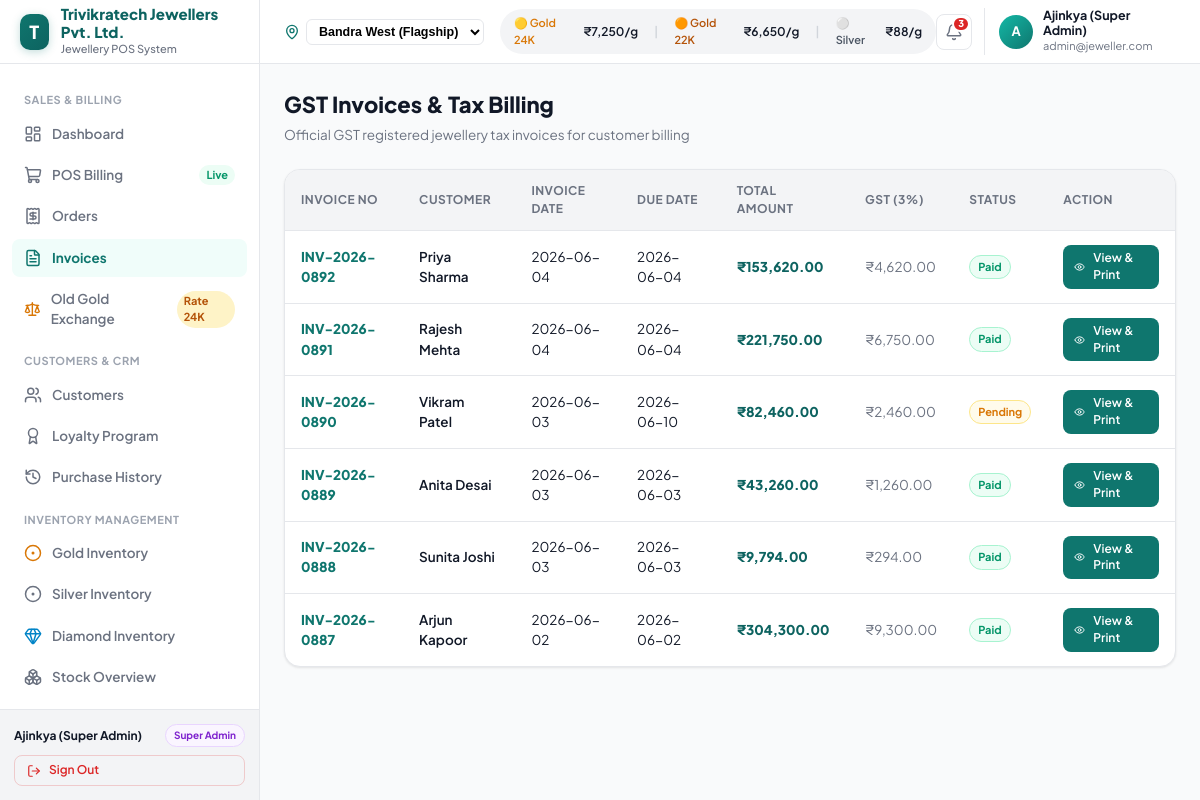
Screenshot of /invoices.php (signed in) with the database file from the repository.
### tables this page shows
CREATE TABLE `invoices` (
  `id` INT AUTO_INCREMENT PRIMARY KEY,
  `invoice_no` VARCHAR(50) NOT NULL UNIQUE,
  `order_id` INT DEFAULT NULL,
  `customer_id` INT DEFAULT NULL,
  `customer_name` VARCHAR(150) NOT NULL,
  `amount` DECIMAL(12,2) NOT NULL,
  `gst` DECIMAL(12,2) NOT NULL,
  `payment_method` VARCHAR(50) DEFAULT 'Cash',
  `status` ENUM('Paid', 'Pending', 'Cancelled') NOT NULL DEFAULT 'Paid',
  `invoice_date` DATE NOT NULL,
  `due_date` DATE NOT NULL,
  `created_at` TIMESTAMP DEFAULT CURRENT_TIMESTAMP,
  FOREIGN KEY (`order_id`) REFERENCES `orders`(`id`) ON DELETE SET NULL,
  FOREIGN KEY (`customer_id`) REFERENCES `customers`(`id`) ON DELETE SET NULL
);

### config/helpers.php (called while the page is built, shortened)
<?php
function formatFullINR($amount) {
    return '₹' . number_format((float)$amount, 2, '.', ',');
}

### invoices.php (the view, shortened to what this page needs)
<?php
require_once __DIR__ . '/config/helpers.php';
$db = getDBConnection();
$invoices = [];
try {
    $stmt = $db->query("SELECT * FROM invoices ORDER BY invoice_date DESC");
    $invoices = $stmt->fetchAll();
} catch (Exception $e) {}
require_once __DIR__ . '/includes/header.php';
require_once __DIR__ . '/includes/sidebar.php';
require_once __DIR__ . '/includes/topbar.php';
?>
<div style="display: flex; justify-content: space-between; align-items: center; margin-bottom: 24px; flex-wrap: wrap; gap: 12px;">
  <div>
    <h1 style="font-size: 22px; font-weight: 800; color: #111827; margin: 0;">GST Invoices & Tax Billing</h1>
    <p style="font-size: 13.5px; color: #6B7280; margin: 4px 0 0;">Official GST registered jewellery tax invoices for customer billing</p>
  </div>
</div>
<div class="table-container">
  <table class="data-table">
    <thead>
      <tr>
        <th>Invoice No</th>
        <th>Customer</th>
        <th>Invoice Date</th>
        <th>Due Date</th>
        <th>Total Amount</th>
        <th>GST (3%)</th>
        <th>Status</th>
        <th>Action</th>
      </tr>
    </thead>
    <tbody>
      <?php if (empty($invoices)): ?>
        <tr><td colspan="8" style="text-align: center; color: #9CA3AF; padding: 24px;">No invoices found.</td></tr>
      <?php else: ?>
        <?php foreach ($invoices as $inv): ?>
          <tr>
            <td style="font-weight: 800; color: var(--color-primary);"><?= htmlspecialchars($inv['invoice_no']) ?></td>
            <td style="font-weight: 600;"><?= htmlspecialchars($inv['customer_name']) ?></td>
            <td><?= htmlspecialchars($inv['invoice_date']) ?></td>
            <td><?= htmlspecialchars($inv['due_date']) ?></td>
            <td style="font-weight: 800; color: var(--color-primary-dark);"><?= formatFullINR($inv['amount']) ?></td>
            <td style="color: #6B7280;"><?= formatFullINR($inv['gst']) ?></td>
            <td>
              <span class="badge <?= $inv['status'] === 'Paid' ? 'badge-success' : 'badge-warning' ?>">
                <?= htmlspecialchars($inv['status']) ?>
              </span>
            </td>
            <td>
              <a href="view-invoice.php?invoice_no=<?= urlencode($inv['invoice_no']) ?>" class="btn btn-primary btn-sm" style="padding: 4px 10px;">
                <i data-lucide="eye" style="width: 14px; height: 14px;"></i>
                <span>View & Print</span>
              </a>
            </td>
          </tr>
        <?php endforeach; ?>
      <?php endif; ?>
    </tbody>
  </table>
</div>
<?php require_once __DIR__ . '/includes/footer.php'; ?>

### assets/css/style.css (style rules this page uses)
:root { --color-primary: #0F766E; --color-primary-dark: #0d6360; --color-primary-light: #14B8A6; --color-primary-subtle:#F0FDFA; --color-accent: #D4AF37; --color-accent-light: #FDE68A; --color-accent-subtle: #FFFBEB; --color-bg: #F9FAFB; --color-surface: #FFFFFF; --color-surface-2: #F3F4F6; --color-border: #E5E7EB; --color-border-2: #D1D5DB; --color-text-1: #111827; --color-text-2: #6B7280; --color-text-3: #9CA3AF; --color-success: #059669; --color-warning: #D97706; --color-danger: #DC2626; --color-info: #2563EB; --shadow-xs: 0 1px 2px rgba(0,0,0,0.05); --shadow-sm: 0 1px 3px rgba(0,0,0,0.06), 0 1px 2px rgba(0,0,0,0.04); --shadow-md: 0 4px 16px rgba(0,0,0,0.06), 0 1px 4px rgba(0,0,0,0.04); --shadow-lg: 0 8px 32px rgba(0,0,0,0.08), 0 2px 8px rgba(0,0,0,0.04); --shadow-xl: 0 20px 40px rgba(0,0,0,0.12); --radius-sm: 8px; --radius-md: 12px; --radius-lg: 16px; --radius-xl: 20px; --sidebar-width: 260px; --topbar-height: 64px; }
*, *::before, *::after { box-sizing: border-box; margin: 0; padding: 0; }
body { font-family: 'Plus Jakarta Sans', -apple-system, BlinkMacSystemFont, 'Segoe UI', Roboto, sans-serif; background-color: var(--color-bg); color: var(--color-text-1); font-size: 14px; line-height: 1.5; -webkit-font-smoothing: antialiased; }
a { color: inherit; text-decoration: none; }
.btn { display: inline-flex; align-items: center; justify-content: center; gap: 8px; font-family: inherit; font-size: 13.5px; font-weight: 600; border-radius: var(--radius-md); padding: 9px 18px; border: 1px solid transparent; cursor: pointer; transition: all 0.2s ease; line-height: 1.4; }
.btn-primary { background: var(--color-primary); color: #FFFFFF; }
.btn-sm { padding: 6px 12px; font-size: 12px; border-radius: var(--radius-sm); }
.badge { display: inline-flex; align-items: center; gap: 4px; padding: 3px 8px; border-radius: 999px; font-size: 11px; font-weight: 700; }
.badge-success { background: #ECFDF5; color: #059669; border: 1px solid #A7F3D0; }
.badge-warning { background: #FFFBEB; color: #D97706; border: 1px solid #FDE68A; }
.table-container { overflow-x: auto; background: #FFFFFF; border: 1px solid var(--color-border); border-radius: var(--radius-lg); box-shadow: var(--shadow-sm); }
.data-table { width: 100%; border-collapse: collapse; text-align: left; font-size: 13.5px; }
.data-table th { background: var(--color-surface-2); padding: 12px 16px; font-size: 12px; font-weight: 700; text-transform: uppercase; letter-spacing: 0.04em; color: var(--color-text-2); border-bottom: 1px solid var(--color-border); }
.data-table td { padding: 14px 16px; border-bottom: 1px solid var(--color-border); color: var(--color-text-1); }
.data-table tr:last-child td { border-bottom: none; }

### rows the page displays
invoices: invoice_no "INV-2026-0892", customer_name "Priya Sharma", invoice_date "2026-06-04", due_date "2026-06-04", amount "₹153,620.00", gst "₹4,620.00", status "Paid"
invoices: invoice_no "INV-2026-0891", customer_name "Rajesh Mehta", invoice_date "2026-06-04", due_date "2026-06-04", amount "₹221,750.00", gst "₹6,750.00", status "Paid"
invoices: invoice_no "INV-2026-0890", customer_name "Vikram Patel", invoice_date "2026-06-03", due_date "2026-06-10", amount "₹82,460.00", gst "₹2,460.00", status "Pending"
invoices: invoice_no "INV-2026-0889", customer_name "Anita Desai", invoice_date "2026-06-03", due_date "2026-06-03", amount "₹43,260.00", gst "₹1,260.00", status "Paid"
invoices: invoice_no "INV-2026-0888", customer_name "Sunita Joshi", invoice_date "2026-06-03", due_date "2026-06-03", amount "₹9,794.00", gst "₹294.00", status "Paid"
invoices: invoice_no "INV-2026-0887", customer_name "Arjun Kapoor", invoice_date "2026-06-02", due_date "2026-06-02", amount "₹304,300.00", gst "₹9,300.00", status "Paid"

### other values shown
getSetting('store_name', 'Trivikratech POS') "Trivikratech Jewellers Pvt. Ltd."
$currentUser['name'] "Ajinkya (Super Admin)"
$currentUser['role'] "Super Admin"
$gold24k "7,250"
$gold22k "6,650"
$silverRate "88"
$unreadCount "3"
substr($currentUser['name'] ?? 'A', 0, 1) "A"
$currentUser['email'] "admin@jeweller.com"
